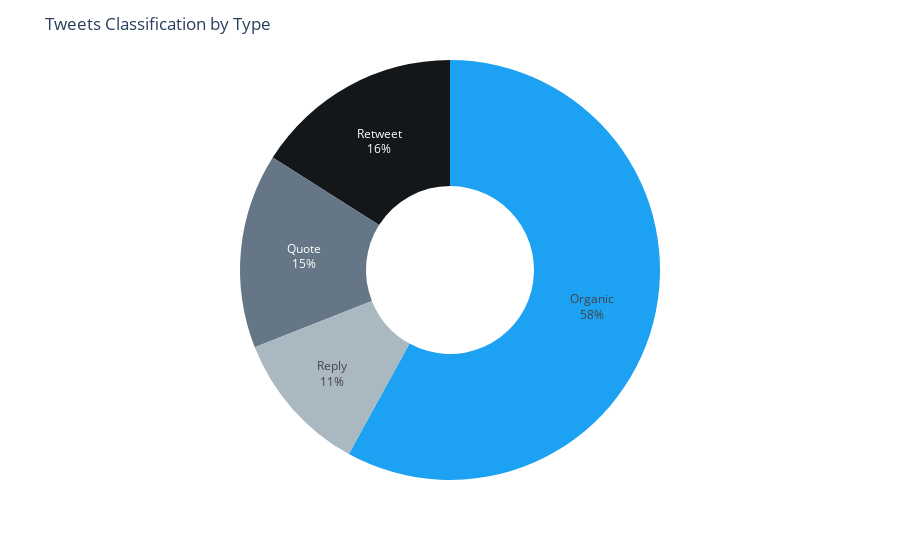

The code cell stored with this chart in its notebook:
### Markdown cell above
#### Tweets Classification by Type

### Code cell
# Approach 1 

df1 = df.groupby('Type').count()[['Tweet']].reset_index()
#print(df1)
fig = px.pie(df1, 
             values='Tweet', 
             names='Type', 
             color='Type', 
             color_discrete_map={'Organic': blue,
                                 'Retweet': black,
                                 'Quote': dark_gray,
                                    'Reply': light_gray }, 
              hole=.4, 
            )
fig.update_traces(textposition='inside', textinfo='percent+label')
fig.update(layout_title_text='Tweets Classification by Type',
           layout_showlegend=False)
fig.show()

### Figure 1 — Plotly figure (JSON) as saved in the notebook; plotly's stock layout.template omitted (floating-point values rounded to 4 significant figures)
{"data": [{"customdata": [["Organic"], ["Quote"], ["Reply"], ["Retweet"]], "domain": {"x": [0, 1], "y": [0, 1]}, "hole": 0.4, "hovertemplate": "Type=%{label}<br>Tweet=%{value}<extra></extra>", "labels": ["Organic", "Quote", "Reply", "Retweet"], "legendgroup": "", "marker": {"colors": ["#1DA1F2", "#657786", "#AAB8C2", "#14171A"]}, "name": "", "showlegend": true, "textinfo": "percent+label", "textposition": "inside", "type": "pie", "values": [58, 15, 11, 16]}], "layout": {"legend": {"tracegroupgap": 0}, "margin": {"t": 60}, "showlegend": false, "title": {"text": "Tweets Classification by Type"}}}
